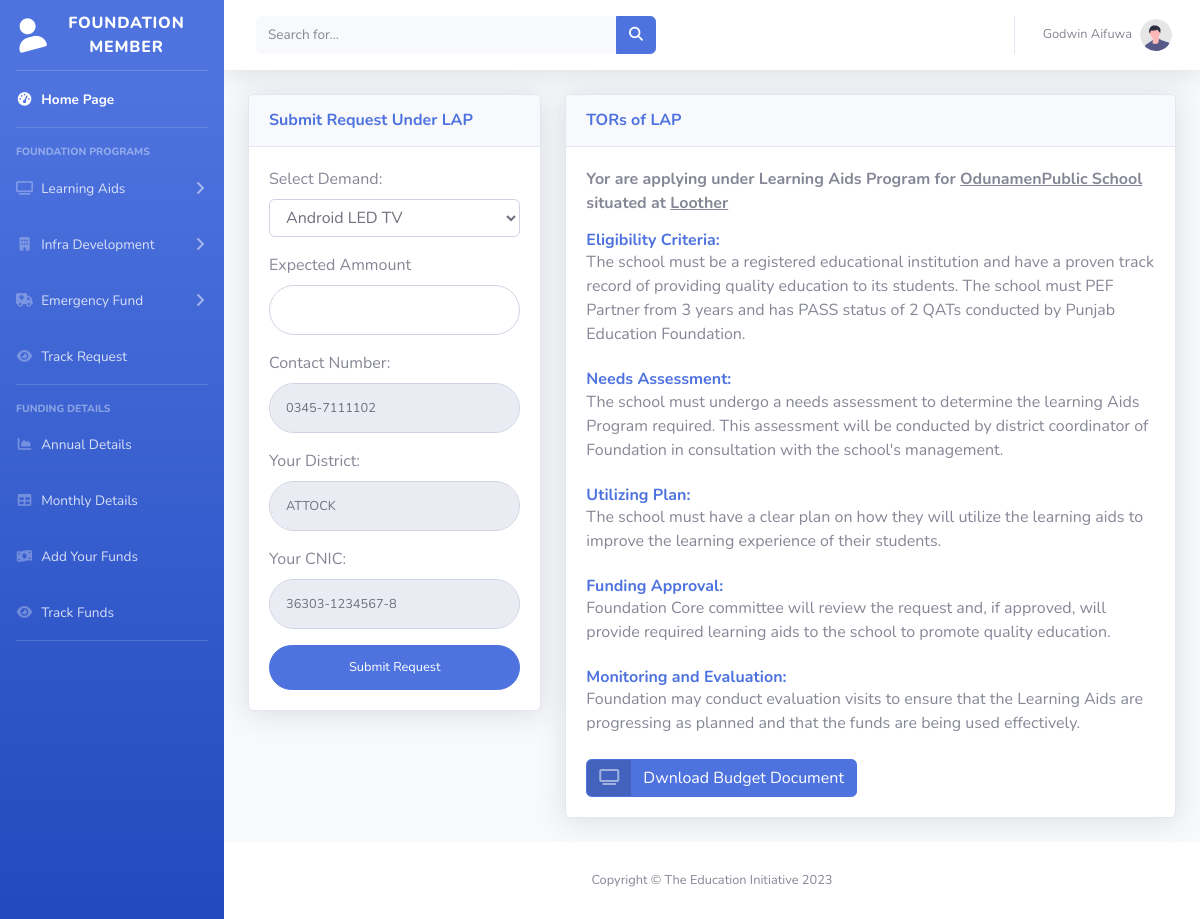
The page /lap-request.php (signed in) on the database its author committed.
### tables this page shows
CREATE TABLE `schools` (
  `id` int(11) NOT NULL,
  `name` varchar(100) NOT NULL,
  `fname` varchar(100) NOT NULL,
  `cnic` text NOT NULL,
  `contact` text NOT NULL,
  `email` varchar(100) NOT NULL,
  `qual` varchar(15) NOT NULL,
  `address` varchar(255) NOT NULL,
  `sname` varchar(100) NOT NULL,
  `dist` varchar(15) NOT NULL,
  `prog` varchar(7) NOT NULL,
  `strg` text NOT NULL,
  `buld` varchar(13) NOT NULL,
  `qatr` varchar(7) NOT NULL,
  `password` text NOT NULL,
  `status` varchar(9) NOT NULL
);

### lap-request.php (the view, shortened to what this page needs)
<?php
include"header.php";
?>
                <div class="container-fluid">
                        <div class="row">
                        <div class="col-xl-4 col-lg-5">
                            <div class="card shadow mb-4">
                                <div
                                    class="card-header py-3 d-flex flex-row align-items-center justify-content-between">
                                    <h6 class="m-0 font-weight-bold text-primary">Submit Request Under LAP</h6>
                                    </div>
                                <div class="card-body">
                     <form class="user" method="post">
                                         <div class="form-group">
<label for="cars">Select Demand:</label>
<select class="form-control" name="demand" >
  <optgroup label="Electronic Devices:">
    <option value="Android LED TV">Android LED TV</option>
  </optgroup>
</select>
                                        </div>
                                        <div class="form-group">
                                        <label for="cars">Expected Ammount</label>
                                            <input type="text" class="form-control form-control-user"
                                                id="exampleInputPassword" name="eamount" autofocus required>
                                        </div>
                                         <div class="form-group">
                                         <label for="cars">Contact Number:</label>
                                            <input type="text" class="form-control form-control-user"
                                                id="exampleInputPassword" value="<?php echo $contact;?>" readonly>
                                        </div>
                                         <div class="form-group">
                                         <label for="cars">Your District:</label>
                                            <input type="text" class="form-control form-control-user"
                                                id="exampleInputPassword" value="<?php echo $dist;?>" readonly>
                                        </div>
                                         <div class="form-group">
                                         <label for="cars">Your CNIC:</label>
                                            <input type="text" class="form-control form-control-user"
                                                id="exampleInputPassword" value="<?php echo $cnic?>" readonly>
                                        </div>
                                        <input type="submit" class="btn btn-primary btn-user btn-block" name="request" value="Submit Request">
                                </div>
                            </div>
          </div>
                        <div class="col-xl-8 col-lg-7">
                          <div class="card shadow mb-4">
                        <div class="card-header py-3">
                            <h6 class="m-0 font-weight-bold text-primary">TORs of LAP</h6>
                        </div>
                        <div class="card-body">
                     <p> <B> Yor are applying under Learning Aids Program for <u><?php echo $school;?></u> situated at <u><?php echo $address;?></u></b></p>
                          <h6 class="m-0 font-weight-bold text-primary">Eligibility Criteria:</h6>
The school must be a registered educational institution and have a proven track record of
providing quality education to its students. The school must PEF Partner from 3 years and has PASS
status of 2 QATs conducted by Punjab Education Foundation.
<br><br>
<h6 class="m-0 font-weight-bold text-primary">Needs Assessment:</h6>
The school must undergo a needs assessment to determine the learning Aids Program required.
This assessment will be conducted by district coordinator of Foundation in consultation with the school's
management.
<br><br>
<h6 class="m-0 font-weight-bold text-primary">Utilizing Plan:</h6>
The school must have a clear plan on how they will utilize the learning aids to improve the learning
experience of their students.
<br><br>
<h6 class="m-0 font-weight-bold text-primary">Funding Approval:</h6>
Foundation Core committee will review the request and, if approved, will provide required learning aids
to the school to promote quality education.<br><br>
<h6 class="m-0 font-weight-bold text-primary">Monitoring and Evaluation:</h6>
Foundation may conduct evaluation visits to ensure that the Learning Aids are progressing as planned
and that the funds are being used effectively.<br><br>
 <a href="Details-of-LAP.pdf" target="_blank" class="btn btn-primary btn-icon-split">
                                        <span class="icon text-white-50">
                                            <i class="fas fa-tv"></i>
                                        </span>
                                        <span class="text">Dwnload Budget Document</span>
                                    </a>
                                </div>
                               </div>
                            </div>
                                                </div>
            </div>
<?php include"footer.php"; ?>

### header.php (shortened to what this page needs)
<?php
include("php/checklogin.php");
$user_id = $_SESSION['rainbow_uid'];
$sql = "SELECT * FROM schools where id=$user_id";
$result = mysqli_query($conn, $sql);
while ($row = mysqli_fetch_assoc($result)) {
$contact = $row["contact"];
$cnic = $row["cnic"];
$name = $row["name"];
$school = $row["sname"];
$address = $row["address"];
$dist = $row["dist"];
}
?>
<!DOCTYPE html>
<html lang="en">
<head>
    <link href="vendor/fontawesome-free/css/all.min.css" rel="stylesheet" type="text/css">
    <link href="css/sb-admin-2.min.css" rel="stylesheet">
</head>
<body id="page-top">
    <div id="wrapper">
        <ul class="navbar-nav bg-gradient-primary sidebar sidebar-dark accordion" id="accordionSidebar">
            <a class="sidebar-brand d-flex align-items-center justify-content-center" href="index.php">
                <div class="sidebar-brand-icon rotate-n-15">
                    <i class="fas fa-user"></i>
                </div>
                <div class="sidebar-brand-text mx-3">Foundation Member</div>
            </a>
            <hr class="sidebar-divider my-0">
            <li class="nav-item active">
                <a class="nav-link" href="index.php">
                    <i class="fas fa-fw fa-tachometer-alt"></i>
                    <span>Home Page</span></a>
            </li>
            <hr class="sidebar-divider">
            <div class="sidebar-heading">
                Foundation Programs
            </div>
            <li class="nav-item">
                <a class="nav-link collapsed" href="#" data-toggle="collapse" data-target="#collapseOne"
                    aria-expanded="true" aria-controls="collapseTwo">
                    <i class="fas fa-fw fa-tv"></i>
                    <span>Learning Aids</span>
                </a>
            </li>
    <li class="nav-item">
                <a class="nav-link collapsed" href="#" data-toggle="collapse" data-target="#collapseTwo"
                    aria-expanded="true" aria-controls="collapseTwo">
                    <i class="fas fa-fw fa-building"></i>
                    <span>Infra Development</span>
                </a>
            </li>
                <li class="nav-item">
                <a class="nav-link collapsed" href="#" data-toggle="collapse" data-target="#collapseThree"
                    aria-expanded="true" aria-controls="collapseTwo">
                    <i class="fas fa-fw fa-ambulance"></i>
                    <span>Emergency Fund</span>
                </a>
              <li class="nav-item">
                <a class="nav-link" href="tracking.php">
                    <i class="fas fa-fw fa-eye"></i>
                    <span>Track Request</span></a>
            </li>
            </li>
            <hr class="sidebar-divider">
            <div class="sidebar-heading">
                Funding Details
            </div>
            <li class="nav-item">
                <a class="nav-link" href="annual-fund.php">
                    <i class="fas fa-fw fa-chart-area"></i>
                    <span>Annual Details</span></a>
            </li>
            <li class="nav-item">
                <a class="nav-link" href="monthly-fund.php">
                    <i class="fas fa-fw fa-table"></i>
                    <span>Monthly Details</span></a>
            </li>
          <li class="nav-item">
                <a class="nav-link" href="add-funds.php">
                    <i class="fas fa-fw fa-money-bill-wave"></i>
                    <span>Add Your Funds</span></a>
            </li>
            <li class="nav-item">
                <a class="nav-link" href="track-funds.php">
                    <i class="fas fa-fw fa-eye"></i>
                    <span>Track Funds</span></a>
            </li>
                        <hr class="sidebar-divider">
        </ul>
        <div id="content-wrapper" class="d-flex flex-column">
            <div id="content">
                <nav class="navbar navbar-expand navbar-light bg-white topbar mb-4 static-top shadow">
                    <form
                        class="d-none d-sm-inline-block form-inline mr-auto ml-md-3 my-2 my-md-0 mw-100 navbar-search">
                        <div class="input-group">
                            <input type="text" class="form-control bg-light border-0 small" placeholder="Search for..."
                                aria-label="Search" aria-describedby="basic-addon2">
                            <div class="input-group-append">
                                <button class="btn btn-primary" type="button">
                                    <i class="fas fa-search fa-sm"></i>
                                </button>
                            </div>
                        </div>
                    </form>
                    <ul class="navbar-nav ml-auto">
                        <li class="nav-item dropdown no-arrow">
                            <a class="nav-link dropdown-toggle" href="#" id="userDropdown" role="button"
                                data-toggle="dropdown" aria-haspopup="true" aria-expanded="false">
                                <span class="mr-2 d-none d-lg-inline text-gray-600 small"><?php echo $name;?></span>
                                <img class="img-profile rounded-circle"
                                    src="img/undraw_profile.svg">
                            </a>
                        </li>
                    </ul>
                </nav>

### rows shown on the page
schools: name "Godwin Aifuwa", contact "0345-7111102", dist "ATTOCK", cnic "36303-1234567-8", sname "OdunamenPublic School", address "Loother"
